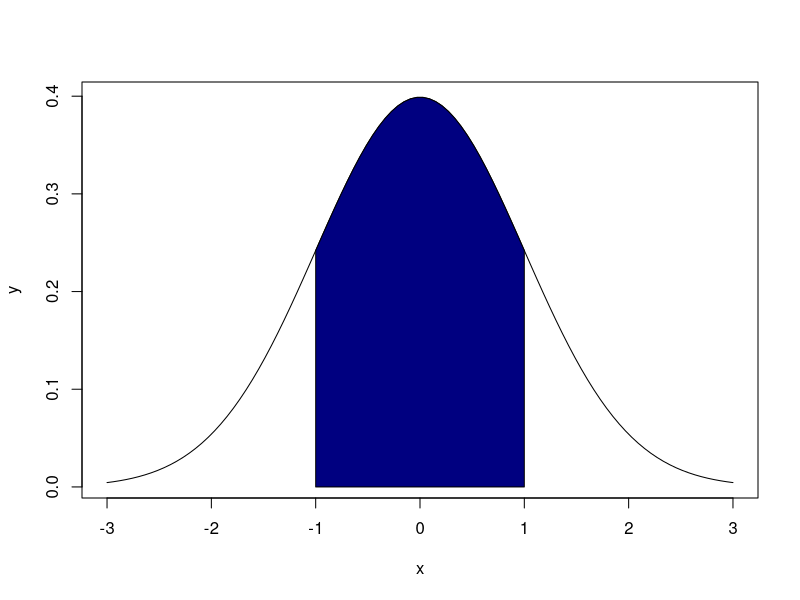
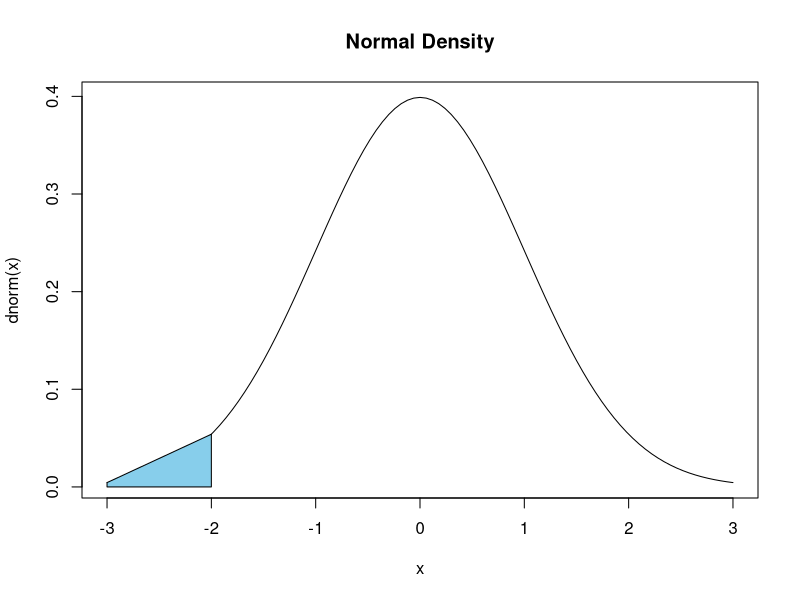

R code for these plots, in order:
# Visulize the left tail of a normal distribution density cure. 

# Define a vector
x <- seq(from = -3, to = 3, length.out = 100)

# Apply the distribution density function to the vector
y <- dnorm(x)

# Plot it
plot(x, y, type="l")

# Shade an area from -1 to 1: define the area by specifying points along the outer edges and then use polygon function to fill the shape
xvalues <- x[x>=-1 & x<=1]
yvalues <- y[x>=-1 & x<=1]
region.x <- c(xvalues[1], xvalues, tail(xvalues, 1))
region.y <- c(0, yvalues, 0)

# print out the region.x to see what is inside. 
region.x

region.y

polygon(region.x, region.y, col="navy")


# Define a vector
curve(dnorm(x), xlim=c(-3,3), main='Normal Density')

# To shade the region represented by P(-3 < X < -2). 

# The first vertex we want for our polygon is (-3,0). 
cord.x <- c(-3)
cord.y <- c(0)

# The 2nd vertex will be (-3, f(-3)), f(-3) is the normal density evaluated at -3. 
cord.x <- c(cord.x, -3) 
cord.y <- c(cord.y, dnorm(-3)) 

# The 3rd and 4th vertices are (-2,f(-2)) and (-2,0)
cord.x <- c(cord.x, -2, -2)
cord.y <- c(cord.y, dnorm(-2), 0)

polygon(cord.x, cord.y, col="skyblue")




